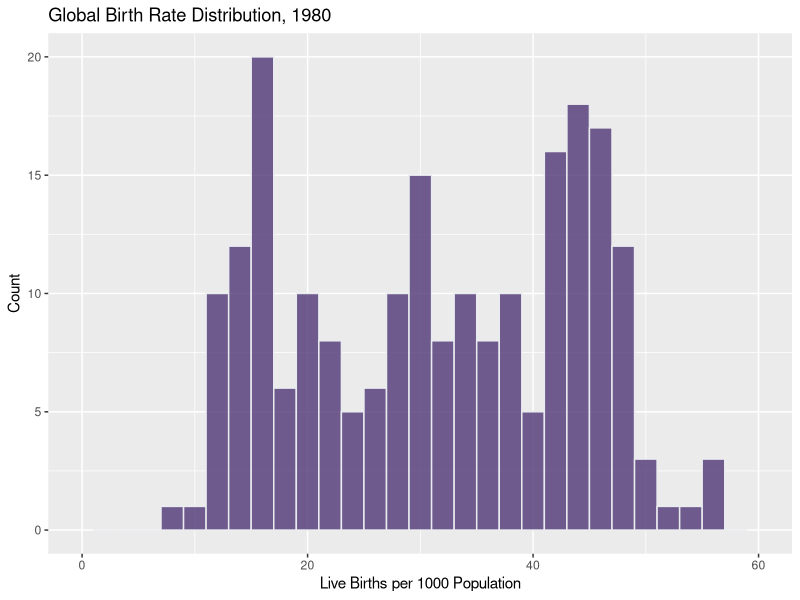
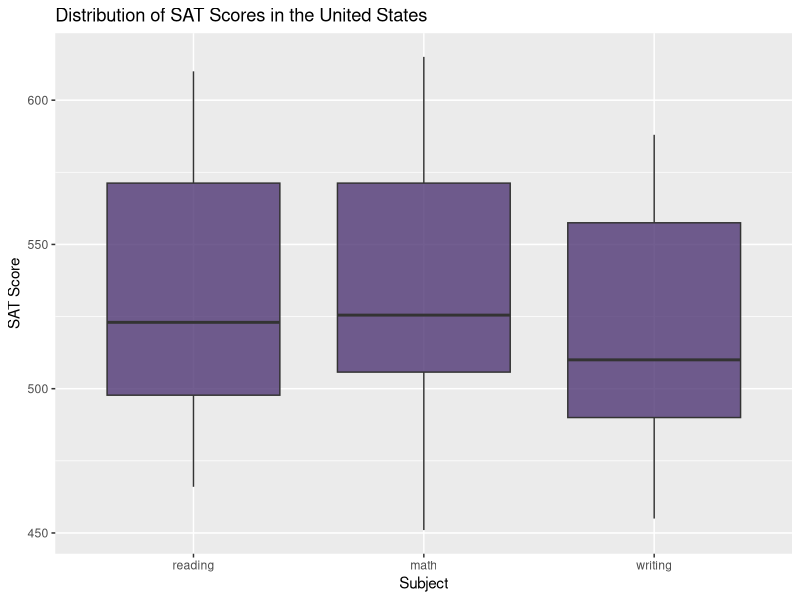
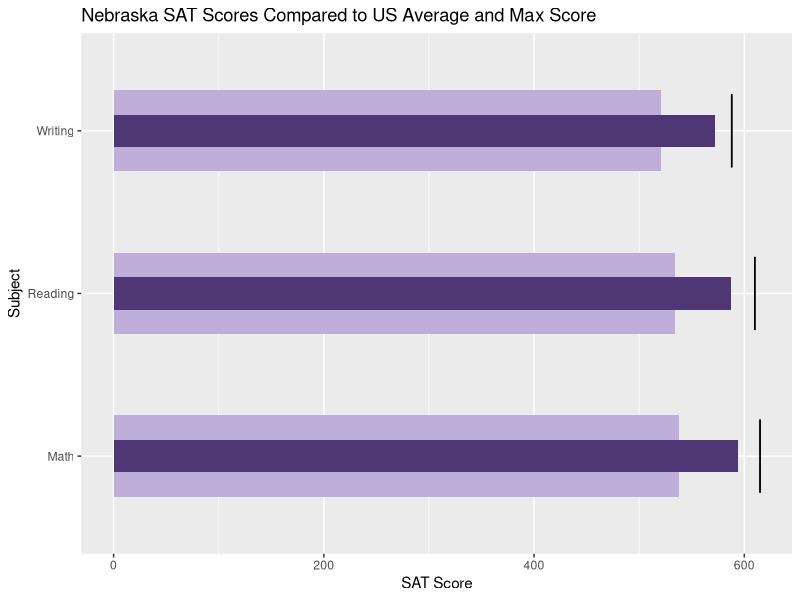

Here is the R script that generated these plots, in order: (Note: this script raises an error after producing the figures.)
## ---- chunk 1
knitr::opts_chunk$set(echo = TRUE, warning = FALSE)

# Set Working Directory
setwd("C:/Users/micha/OneDrive/Documents/GitHub/DSC640/Weeks11-12/")

# Load libraries
library(ggplot2)
library(stringr)  # for converting to title case
library(reshape2) # for melting data
library(tm)       # for text cleaning
# library(wordcloud2)
library(wordcloud)

# Set color to Bellevue purple
color = "#4f3674"

## ---- chunk 2
# Load data
birthdf <- read.csv('birth-rate.csv')
educadf <- read.csv('education.csv')
eduSummary <- read.csv("education_summary.csv")

## ---- chunk 3
# Reshape education data set
edumelt <- melt(educadf[,1:4], id="state")
# Save reformatted education data as CSV for use elsewhere
write.csv(edumelt, "education_melted.csv", row.names = FALSE)

# Rename first column of summarized education data
names(eduSummary)[1] <- 'Category'

## ---- chunk 4
# Plot histogram
ggplot(birthdf, aes(x=X1980)) +
  geom_histogram(binwidth = 2, fill=color, color="#e9ecef", alpha=0.8) +
  xlim(0,60) +
  ggtitle('Global Birth Rate Distribution, 1980') +
  labs(x="Live Births per 1000 Population", y="Count")

## ---- chunk 5
# Make box & whisker plot
ggplot(edumelt, aes(x=variable, y=value)) +
  geom_boxplot(fill=color, alpha=0.8) +
  ggtitle('Distribution of SAT Scores in the United States') +
  labs(x="Subject", y="SAT Score")

## ---- chunk 6
# Create bullet chart
ggplot(eduSummary, aes(Category, Average)) +
  geom_col(fill="#bfaed9", width = 0.5) +
  geom_col(fill=color, aes(Category, Actual), width = 0.2) +
  geom_errorbar(aes(y = Max, x = Category, 
                    ymin = Max, ymax = Max), 
                width = 0.45) +
  coord_flip() +
  ggtitle('Nebraska SAT Scores Compared to US Average and Max Score') +
  labs(x="Subject", y="SAT Score")

## ---- chunk 7
# Load text data
text <- read.csv("compiled_words.txt", sep = "\t", header = FALSE)
# Create corpus
corp <- VCorpus(VectorSource(text))

# Clean up text data
corp <- tm_map(corp, removeNumbers)
corp <- tm_map(corp, removePunctuation)
corp <- tm_map(corp, stripWhitespace)
corp <- tm_map(corp, content_transformer(tolower))
corp <- tm_map(corp, removeWords, stopwords("english"))

# Create a document-term-matrix
dtm <- TermDocumentMatrix(corp)
matrix <- as.matrix(dtm)
words <- sort(rowSums(matrix), decreasing = TRUE)
df <- data.frame(word = names(words), freq=words)

# Generate word cloud
wordcloud(words = df$word, freq = df$freq, min.freq = 1, 
          max.words = 200, random.order = FALSE,
          colors = brewer.pal(20, "Dark2"))
